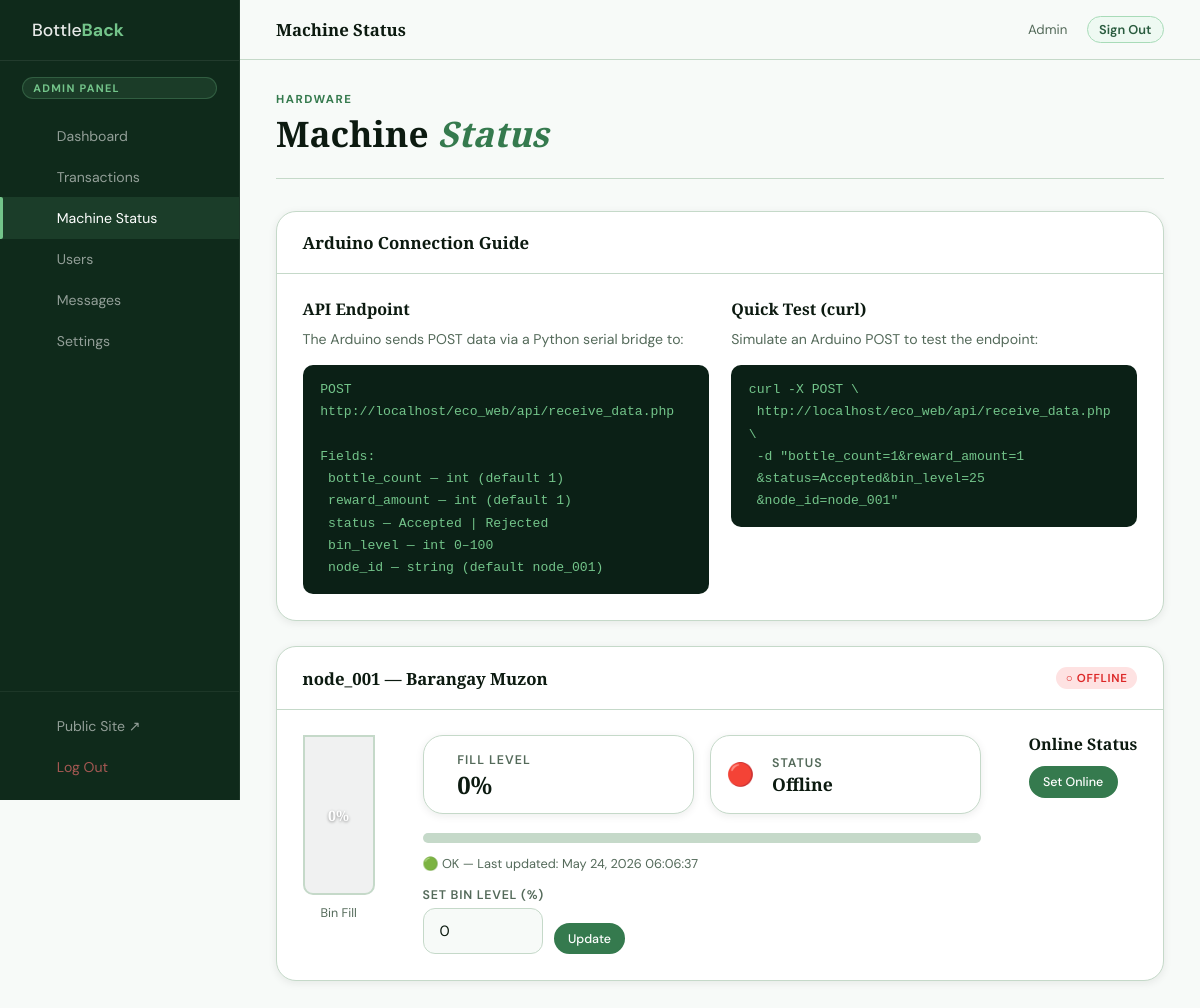
/admin/machine.php (signed in), run on the app's committed database.
### tables this page shows
CREATE TABLE IF NOT EXISTS machine_status (
  id          INT AUTO_INCREMENT PRIMARY KEY,
  node_id     VARCHAR(50)  NOT NULL DEFAULT 'node_001',
  bin_level   INT          NOT NULL DEFAULT 0,
  is_online   TINYINT(1)   NOT NULL DEFAULT 0,
  updated_at  DATETIME     NOT NULL DEFAULT CURRENT_TIMESTAMP ON UPDATE CURRENT_TIMESTAMP
);

### admin/machine.php (the view, shortened to what this page needs)
<?php
$db = bb_db();
$connected = $db !== null;
$machines = [];
if ($connected) {
    $r = $db->query("SELECT * FROM machine_status ORDER BY updated_at DESC");
    if ($r) while ($row=$r->fetch_assoc()) $machines[] = $row;
}
function binLabel($l){ if($l>=90)return '🔴 FULL'; if($l>=70)return '🟡 HIGH'; return '🟢 OK'; }
?>
<!DOCTYPE html>
<html lang="en">
<head>
  <link rel="stylesheet" href="admin.css"/>
</head>
<body>
<div class="admin-layout">
  <?php include 'partials/nav.php'; ?>
  <div class="main-area">
    <div class="main-content">
      <div class="page-header">
        <div class="page-header__text">
          <div class="label">Hardware</div>
          <h1> Machine <em>Status</em></h1>
        </div>
      </div>
      <div class="panel" style="margin-bottom:1.6rem">
        <div class="panel-header"><span class="panel-title"> Arduino Connection Guide</span></div>
        <div class="panel-body">
          <div class="grid-2">
            <div>
              <h4 style="margin-bottom:.6rem">API Endpoint</h4>
              <p style="font-size:.88rem;margin-bottom:.8rem">The Arduino sends POST data via a Python serial bridge to:</p>
              <code style="display:block;background:var(--green-900);color:var(--green-300);padding:.9rem 1.1rem;border-radius:10px;font-size:.82rem;line-height:1.7">
                POST http://localhost/eco_web/api/receive_data.php<br><br>
                Fields:<br>
                &nbsp;bottle_count  — int (default 1)<br>
                &nbsp;reward_amount — int (default 1)<br>
                &nbsp;status        — Accepted | Rejected<br>
                &nbsp;bin_level     — int 0–100<br>
                &nbsp;node_id       — string (default node_001)
              </code>
            </div>
            <div>
              <h4 style="margin-bottom:.6rem">Quick Test (curl)</h4>
              <p style="font-size:.88rem;margin-bottom:.8rem">Simulate an Arduino POST to test the endpoint:</p>
              <code style="display:block;background:var(--green-900);color:var(--green-300);padding:.9rem 1.1rem;border-radius:10px;font-size:.82rem;line-height:1.7;word-break:break-all">
                curl -X POST \<br>
                &nbsp;http://localhost/eco_web/api/receive_data.php \<br>
                &nbsp;-d "bottle_count=1&reward_amount=1<br>
                &nbsp;&status=Accepted&bin_level=25<br>
                &nbsp;&node_id=node_001"
              </code>
            </div>
          </div>
        </div>
      </div>
      <?php if($connected && count($machines)): ?>
      <?php foreach($machines as $m): ?>
      <div class="panel">
        <div class="panel-header">
          <span class="panel-title"> <?php echo htmlspecialchars($m['node_id']); ?> — Barangay Muzon</span>
          <span class="badge badge--<?php echo $m['is_online']?'green':'red'; ?>">
            <?php echo $m['is_online']?'● Online':'○ Offline'; ?>
          </span>
        </div>
        <div class="panel-body">
          <div style="display:flex;gap:3rem;flex-wrap:wrap;align-items:flex-start">
            <div style="display:flex;flex-direction:column;align-items:center;gap:.6rem">
              <div class="bin-visual" style="width:72px;height:160px">
                <div class="bin-label"><?php echo $m['bin_level']; ?>%</div>
              </div>
              <span style="font-size:.78rem;color:var(--muted)">Bin Fill</span>
            </div>
            <div style="flex:1;min-width:220px">
              <div style="display:grid;grid-template-columns:1fr 1fr;gap:1rem;margin-bottom:1.2rem">
                <div class="kpi-card" style="padding:1rem">
                  <div>
                    <div class="kpi-label">Fill Level</div>
                    <div class="kpi-value" style="font-size:1.5rem"><?php echo $m['bin_level']; ?>%</div>
                  </div>
                </div>
                <div class="kpi-card" style="padding:1rem">
                  <span class="kpi-icon" style="font-size:1.4rem"><?php echo $m['is_online']?'🟢':'🔴'; ?></span>
                  <div>
                    <div class="kpi-label">Status</div>
                    <div class="kpi-value" style="font-size:1.1rem"><?php echo $m['is_online']?'Online':'Offline'; ?></div>
                  </div>
                </div>
              </div>
              <div class="progress-bar">
              </div>
              <p style="font-size:.8rem;margin:.4rem 0 .8rem"><?php echo binLabel($m['bin_level']); ?> — Last updated: <?php echo date('M j, Y H:i:s', strtotime($m['updated_at'])); ?></p>
              <form method="POST" style="display:flex;gap:.6rem;align-items:flex-end;flex-wrap:wrap">
                <div class="form-group" style="margin:0">
                  <label class="form-label" style="margin-bottom:.3rem">Set Bin Level (%)</label>
                  <input type="number" name="bin_level" class="form-input" style="max-width:120px" min="0" max="100" value="<?php echo $m['bin_level']; ?>">
                </div>
                <button type="submit" name="update_bin" class="btn btn--primary btn--sm" style="margin-bottom:0">Update</button>
              </form>
            </div>
            <div>
              <h4 style="margin-bottom:.8rem">Online Status</h4>
              <form method="POST" style="display:flex;gap:.6rem">
                <?php if($m['is_online']): ?>
                  <input type="hidden" name="is_online" value="0">
                  <button type="submit" name="toggle_online" class="btn btn--danger btn--sm">Set Offline</button>
                <?php else: ?>
                  <button type="submit" name="toggle_online" class="btn btn--primary btn--sm">Set Online</button>
                <?php endif; ?>
              </form>
            </div>
          </div>
        </div>
      </div>
      <?php endforeach; ?>
      <?php elseif($connected): ?>
      <div class="panel"><div class="empty-state"><div class="empty-state__icon"></div><h4>No machine nodes found</h4><p>Run <code>setup.sql</code> to seed the initial machine row.</p></div></div>
      <?php endif; ?>
    </div>
  </div>
</div>
</body>
</html>

### admin/partials/nav.php (shortened to what this page needs)
<?php
$current_admin_page = basename($_SERVER['PHP_SELF']);
$nav_items = [
    ['file'=>'index.php',        'icon'=>'', 'label'=>'Dashboard'],
    ['file'=>'transactions.php', 'icon'=>'', 'label'=>'Transactions'],
    ['file'=>'machine.php',      'icon'=>'', 'label'=>'Machine Status'],
    ['file'=>'users.php',        'icon'=>'', 'label'=>'Users'],
    ['file'=>'messages.php',     'icon'=>'',  'label'=>'Messages'],
    ['file'=>'settings.php',     'icon'=>'',  'label'=>'Settings'],
];
?>
<aside class="sidebar" id="sidebar">
  <div class="sidebar__logo">
    <span class="sidebar__logo-text">Bottle<strong>Back</strong></span>
  </div>
  <div class="sidebar__badge">Admin Panel</div>
  <nav class="sidebar__nav">
    <?php foreach ($nav_items as $item): ?>
    <a href="<?php echo $item['file']; ?>" class="sidebar__link <?php echo $current_admin_page===$item['file']?'sidebar__link--active':''; ?>">
      <?php echo $item['label']; ?>
    </a>
    <?php endforeach; ?>
  </nav>
  <div class="sidebar__footer">
    <a href="../index.php" class="sidebar__link" target="_blank">
      <span class="sidebar__icon"></span> Public Site ↗
    </a>
    <a href="logout.php" class="sidebar__link sidebar__link--danger">
      <span class="sidebar__icon"></span> Log Out
    </a>
  </div>
</aside>
<header class="topbar">
  <div class="topbar__title">
    <?php
    $titles = ['index.php'=>'Dashboard','transactions.php'=>'Transactions',
               'machine.php'=>'Machine Status','users.php'=>'Users',
               'messages.php'=>'Contact Messages','export.php'=>'Export Data',
               'settings.php'=>'Settings'];
    echo $titles[$current_admin_page] ?? 'Admin';
    ?>
  </div>
  <div class="topbar__right">
    <span class="topbar__user"> Admin</span>
    <a href="logout.php" class="topbar__logout">Sign Out</a>
  </div>
</header>

### data on the page
machine_status: node "node_001", is_online "○ OFFLINE", bin_level "0", bin_level "🟢 OK", updated_at "May 24, 2026 06:06:37"

### other printed values
$item['label'] "Dashboard"
$item['label'] "Transactions"
$item['label'] "Machine Status"
$item['label'] "Users"
$item['label'] "Messages"
$item['label'] "Settings"
$titles[$current_admin_page] "Machine Status"
